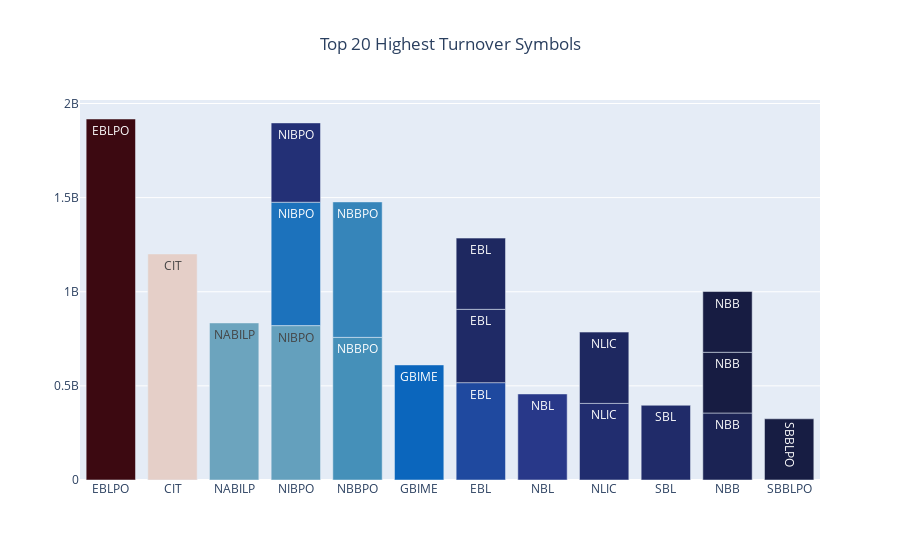

The code cell stored with this chart in its notebook:
### Code cell
fig=go.Figure(
    go.Bar(
    x=temp.Symbol,
    y=temp.Turnover,
    text=temp.Symbol,
    textposition="inside",
    marker=dict(color=temp.Turnover,
                   colorscale='balance'),
    )
    )

fig.update_layout(title="Top 20 Highest Turnover Symbols",
                 title_x=.5)
fig.show()

### Figure 1 — Plotly figure (JSON) as saved in the notebook; plotly's stock layout.template omitted (floating-point values rounded to 4 significant figures)
{"data": [{"marker": {"color": [1917639392, 1200790365, 834254801, 820124080, 757643120, 719550000, 655439737, 611228746, 517060689, 457139858, 421311865, 406901639, 396923893, 389501586, 378719866, 378294868, 355868187, 325080500, 322648811, 322648811], "colorscale": [[0, "rgb(23, 28, 66)"], [0.09091, "rgb(41, 58, 143)"], [0.1818, "rgb(11, 102, 189)"], [0.2727, "rgb(69, 144, 185)"], [0.3636, "rgb(142, 181, 194)"], [0.4545, "rgb(210, 216, 219)"], [0.5455, "rgb(230, 210, 204)"], [0.6364, "rgb(213, 157, 137)"], [0.7273, "rgb(196, 101, 72)"], [0.8182, "rgb(172, 43, 36)"], [0.9091, "rgb(120, 14, 40)"], [1, "rgb(60, 9, 17)"]]}, "text": ["EBLPO", "CIT", "NABILP", "NIBPO", "NBBPO", "NBBPO", "NIBPO", "GBIME", "EBL", "NBL", "NIBPO", "NLIC", "SBL", "EBL", "NLIC", "EBL", "NBB", "SBBLPO", "NBB", "NBB"], "textposition": "inside", "type": "bar", "x": ["EBLPO", "CIT", "NABILP", "NIBPO", "NBBPO", "NBBPO", "NIBPO", "GBIME", "EBL", "NBL", "NIBPO", "NLIC", "SBL", "EBL", "NLIC", "EBL", "NBB", "SBBLPO", "NBB", "NBB"], "y": [1917639392, 1200790365, 834254801, 820124080, 757643120, 719550000, 655439737, 611228746, 517060689, 457139858, 421311865, 406901639, 396923893, 389501586, 378719866, 378294868, 355868187, 325080500, 322648811, 322648811]}], "layout": {"title": {"text": "Top 20 Highest Turnover Symbols", "x": 0.5}}}
